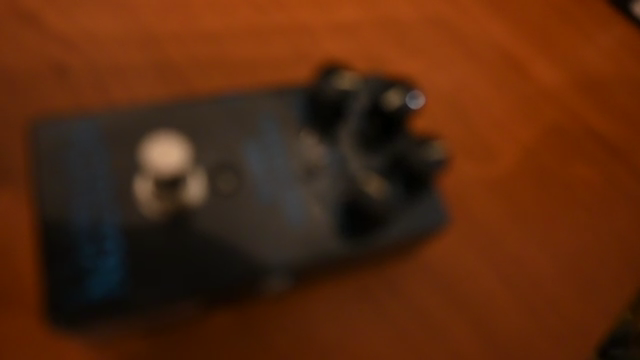
#> input picture frame 17 of tp_2/focus_video.mov, 640 x 360 px
$ jupyter execute tp_2.ipynb
#> lines starting #> are read from the running program, lines starting #| are printed output that depends on the picture
#> further down, frame is the input picture: shape (360, 640, 3); mean B, G, R 14.9, 41, 86.3
## TRABAJO PRÁCTICO 2

### PARTE 1 - Métrica de Image Sharpness Measure for Blurred Images in Frequency Domain

En esta primera parte se busca implementar un algoritmo que calcule la métrica propuesta en Image Sharpness Measure for Blurred Images in Frequency Domain. Para ello, el paper, define la siguiente serie de pasos a realizar:

*Entrada:* Imagen I de tamaño M×N.

*Salida:* Image Quality measure (FM) donde FM significa Frequency Domain Image Blur Measure.
1. Calcular F que es la Transformada de Fourier de la imagen I.
2. Encontrar Fc que se obtiene al hacer el shift de F al origen.
3. Calcular AF = abs (Fc) donde AF es el valor absoluto de Fc.
4. Calcular M = max (AF) donde M es el máximo valor de frecuencia en F.
5. Calcular $T_H$ que es el total de pixeles en F cuyo valor > thres, donde thres = M/1000.
6. Calcular Image Quality measure (FM) a partir de la siguiente:
$$ FM = \frac{T_H}{N\times M}$$

Luego se nos pide, calcular la métrica siguiendo los siguientes 3 experimentos, donde se mostrará una curva y los puntos máximos de enfoque:

1. Medición sobre todo el frame.
2. Medición sobre ROI centrada en el frame (del 5% o 10%).
3. Usar matriz de enfoque de NxM elementos rectangulares equiespaciados.

Para realizar lo pedido, se plantea el siguiente script que se compone de las siguientes funciones principales:

* `calculo_fm(img)`: Función que se encarga del cálculo de la métrica
* `calculo_roi(img, percent)`: Función que calcula el ROI según porcentaje
* `fm_matriz_enfoque(img, n, m)`: Función que calcula la métrica total de las matrices de enfoque NxM

Por otro lado, el algoritmo deberá detectar y devolver los puntos de máximo enfoque de manera automática, como podrán resultar varios, se implementa un umbral del 98% respecto del valor máximo encontrado para obtener aquellos donde resultará máximo.

[cell 1]
import numpy as np
import cv2 as cv
import matplotlib.pyplot as plt
import matplotlib.animation as animation

# Calculo FM de la imagen ingresada (podrá ser frame completo o roi)
def calculo_fm(img):
    # Usos pasos del algoritmo en el paper Image Sharpness Meassure for Blurred Images in Frequency Domain
    height, width = img.shape[:2]
#> height = 360; width = 640
    fft = np.fft.fft(cv.cvtColor(img, cv.COLOR_RGB2GRAY))
    Fc = np.fft.fftshift(fft)
    Af = np.abs(Fc)
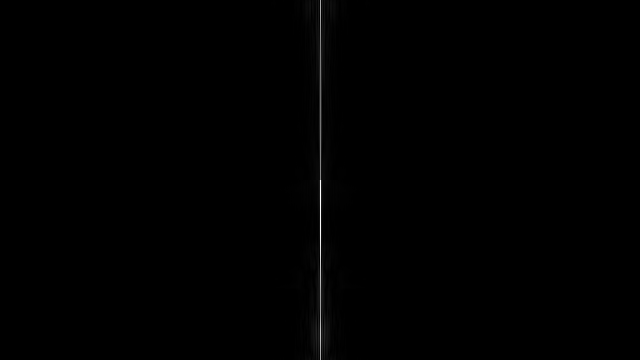
#> Af: shape (360, 640) float64; min 0, max 50109, mean 138.7; drawn with min black and max white
    M = np.max(Af)
#> M = 50109
    Th = np.count_nonzero(Af > M/1000)
#> Th = 32720
    FM = Th/(width*height)
#> FM = 0.142
    return FM

# Calculo ROI con porcentaje variable
def calculo_roi(img, percent):

#> called with percent = 10
    height, width = img.shape[:2]
#> height = 360; width = 640
    center_x = width//2
#> center_x = 320
    center_y = height//2
#> center_y = 180
    roi_width = int(width*np.sqrt(percent/100)) # Con el porcentaje obtengo el ancho
#> roi_width = 202
    roi_height = int(height*np.sqrt(percent/100)) # Con el porcentaje obtengo la altura
#> roi_height = 113
    y_bottom = center_y + roi_height//2
#> y_bottom = 236
    y_top = center_y - roi_height//2
#> y_top = 124
    x_right = center_x + roi_width//2
#> x_right = 421
    x_left = center_x - roi_width//2
#> x_left = 219

    roi = img[y_top:y_bottom, x_left:x_right] # Tomo la ROI de la imagen
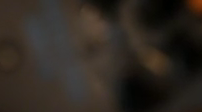
#> roi: shape (112, 202, 3); mean R, G, B 47.1, 40.4, 33.5
    return roi, y_top, y_bottom, x_left, x_right

# Calculo cantidad de matrices de enfoque y posiciones, para luego ver promedio de la métrica, considero un ROI del 50%
def fm_matriz_enfoque(img, n, m):
    # Chequear n y m son impares
    if n % 2 != 0 and m % 2 != 0:
        roi, y_top, y_bottom, x_left, x_right = calculo_roi(img, 50)
        height, width = roi.shape[:2]
        grid_x = width//m
        grid_y = height//n

        total_matrices = 0
        total_matriz_enfoque = 0
        # Hago loop por la grilla y calculo la métrica para cada elemento
        for i in range(0,n,2):
            for j in range(0,m,2):
                y_start = i*grid_y
                y_end = (i+1)*grid_y
                x_start =j*grid_x
                x_end = (j+1)*grid_x
                matriz = roi[y_start:y_end,x_start:x_end]
                total_matriz_enfoque += calculo_fm(matriz)
                total_matrices += 1
                cv.rectangle(img, (x_start+x_left,y_start+y_top), (x_end+x_left,y_end+y_top), (0,255,0),2) # Hago bounding box en cada elemento de la grilla

        return total_matriz_enfoque/total_matrices # Promedio de los resultados de la métrica
    else:
        print("Verificar que N y M sean impares")
        return

# Inicio Video Capture
cap = cv.VideoCapture('focus_video.mov')

# Inicializo resultados
FMs_frame_completo = []
FMs_roi_centro = []
FMs_matriz_enfoque = [[],[],[]]

# Imagenes con futuras bounding boxes
base_images = []
roi_images = []
focus_images = []

# Hagoo loop por Video Capture
while cap.isOpened():
    # Leo un frame
    ret, frame = cap.read()
    # Reviso que exista
    if ret:
        img = cv.cvtColor(frame, cv.COLOR_BGR2RGB)
        base_images.append(img)
        # Hago copias para marcar en la imagen los diferentes métodos utilizados
        img_1 = img.copy()
        img_2 = img.copy()
        img_3 = img.copy()
        img_4 = img.copy()

        # Calculo con Frame Completo
        FMs_frame_completo.append(calculo_fm(img))

        # Calculo con ROI
        roi, y_top, y_bottom, x_left, x_right = calculo_roi(img_1, 10)
#> y_top = 124; y_bottom = 236; x_left = 219; x_right = 421
        FMs_roi_centro.append(calculo_fm(roi)) # el porcentaje va de 0 a 100
        cv.rectangle(img_1, (x_left, y_top), (x_right, y_bottom), (0,255,0), 2)
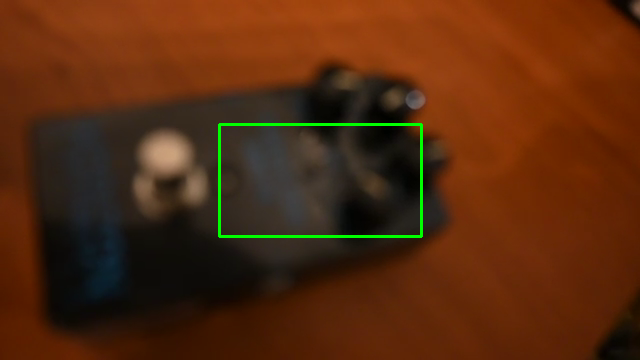
#> img_1: shape (360, 640, 3); mean R, G, B 86, 42.8, 14.7
        roi_images.append(img_1)

        # Calculo con matriz de enfoque, se elige matriz según NxM buscado, deben ser impares
        FMs_matriz_enfoque[0].append(fm_matriz_enfoque(img_2, 5, 5)) # 5x5
#> call 2 of calculo_roi, with percent = 50
#> in calculo_roi (call 2), `roi = img[y_top:y_bottom, x_left:x_right]`:
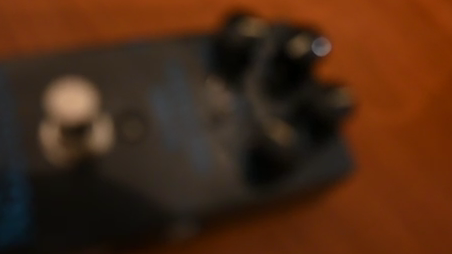
#> roi: shape (254, 452, 3); mean R, G, B 75.1, 41.8, 21.2
#> in fm_matriz_enfoque, `roi, y_top, y_bottom, x_left, x_right = calculo_roi(img, 50)`: y_top = 53; y_bottom = 307; x_left = 94; x_right = 546
#> after the loop in fm_matriz_enfoque, `for i in range(0,n,2):`:
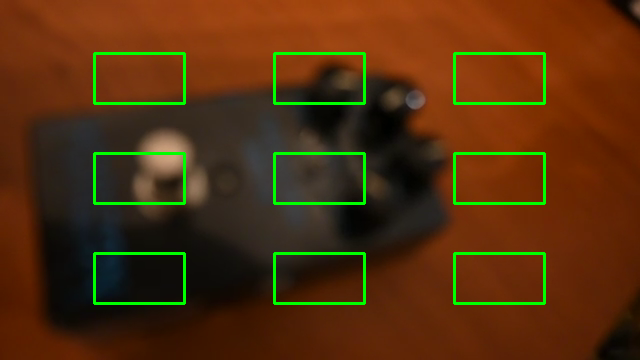
#> img: shape (360, 640, 3); mean R, G, B 83.5, 47.8, 14.2
#> after the loop in fm_matriz_enfoque, `for i in range(0,n,2):`: total_matrices = 9; total_matriz_enfoque = 6.22
        FMs_matriz_enfoque[1].append(fm_matriz_enfoque(img_3, 7, 5)) # 7x5
#> call 2 of fm_matriz_enfoque, with n = 7, m = 5
#> the loop in fm_matriz_enfoque (call 2), `for i in range(0,n,2):` made 4 passes
#> pass 1, in calculo_fm (call 12), `Af = np.abs(Fc)`:
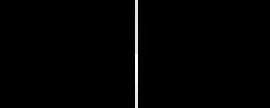
#> Af: shape (36, 90) float64 (shown 3 times larger); min 4.58e-16, max 6829, mean 78.8; drawn with min black and max white
#> after the loop in fm_matriz_enfoque (call 2), `for i in range(0,n,2):`:
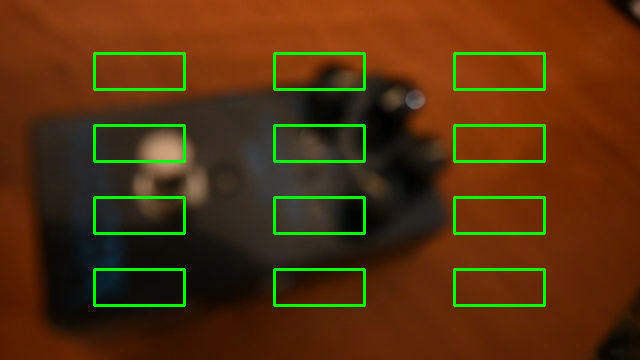
#> img: shape (360, 640, 3); mean R, G, B 83.1, 49.3, 14.1
#> after the loop in fm_matriz_enfoque (call 2), `for i in range(0,n,2):`:
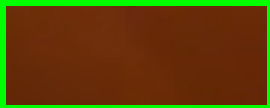
#> matriz: shape (36, 90, 3) (shown 3 times larger); mean R, G, B 92.9, 66.4, 7.7
#> after the loop in fm_matriz_enfoque (call 2), `for i in range(0,n,2):`: total_matrices = 12; total_matriz_enfoque = 8.37
        FMs_matriz_enfoque[2].append(fm_matriz_enfoque(img_4, 11, 11)) # 11x11
#> call 3 of fm_matriz_enfoque, with n = 11, m = 11
#> the loop in fm_matriz_enfoque (call 3), `for i in range(0,n,2):` made 6 passes
#> after the loop in fm_matriz_enfoque (call 3), `for i in range(0,n,2):`:
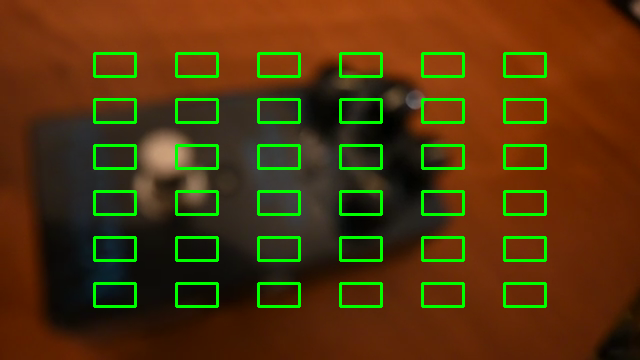
#> img: shape (360, 640, 3); mean R, G, B 81.7, 53.6, 13.7
#> after the loop in fm_matriz_enfoque (call 3), `for i in range(0,n,2):`:
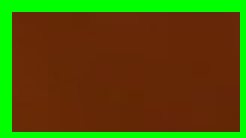
#> matriz: shape (23, 41, 3) (shown 6 times larger); mean R, G, B 82.2, 81.7, 5.9
#> after the loop in fm_matriz_enfoque (call 3), `for i in range(0,n,2):`: total_matrices = 36; total_matriz_enfoque = 30.3
        focus_images.append(img_4)

    else:
        print("Termino de procesar video")
        break

cap.release()
cv.destroyAllWindows()

frames = np.arange(0, len(base_images))

# Organizo los elementos en una lista para ver los máximos
metodos = [np.array(FMs_frame_completo), np.array(FMs_roi_centro), np.array(FMs_matriz_enfoque[0]), np.array(FMs_matriz_enfoque[1]), np.array(FMs_matriz_enfoque[2])]
nombres = ["Frame completo", "ROI 10%", "5x5", "7x5", "11x11"]
frames_max = []
max_fm = []
tolerancia = 0.98

# Calculo de los máximos con umbral
print("Resultados del algoritmo:")
for j in range(len(metodos)):
    umbral_j = np.max(metodos[j])*tolerancia
    mascara_j = metodos[j] >= umbral_j
    frames_max.append(frames[mascara_j])
    max_fm.append(metodos[j][mascara_j])
    print(f"Frames enfocados según {nombres[j]}:", frames_max[j])


# Gráfico comparando las distintas métricas FM
layout = """
AB
AC
AD
"""
fig, ax = plt.subplot_mosaic(layout, figsize=(12,6))
for i in range(len(metodos)):
    # Ploteo métricas según método
    ax["A"].plot(frames, metodos[i], label=nombres[i], c=f"C{i}", zorder=1)
    # Ploteo máximos por algoritmo
    ax["A"].scatter(frames_max[i], max_fm[i], s=10, c=f"C{i}", marker="s", edgecolors='black', label=f"Máx {nombres[i]}", zorder=2)
ax["A"].set_title("Comparación diferentes métodos usando FM")
ax["A"].set_xlabel("Frames")
ax["A"].set_ylabel("FM")
ax["A"].legend(loc="lower right", fontsize=6)

# Muestro resultados
ax["B"].imshow(base_images[FMs_frame_completo.index(max(FMs_frame_completo))])
ax["B"].set_title("Frame completo con máxima métrica")
ax["C"].imshow(roi_images[FMs_roi_centro.index(max(FMs_roi_centro))])
ax["C"].set_title("Roi 10% con máxima métrica")
ax["D"].imshow(focus_images[FMs_matriz_enfoque[2].index(max(FMs_matriz_enfoque[2]))])
ax["D"].set_title("11x11 con máxima métrica")

plt.tight_layout()
#plt.savefig("test.png", dpi=400)
plt.show()

$ run again, starting later in the video
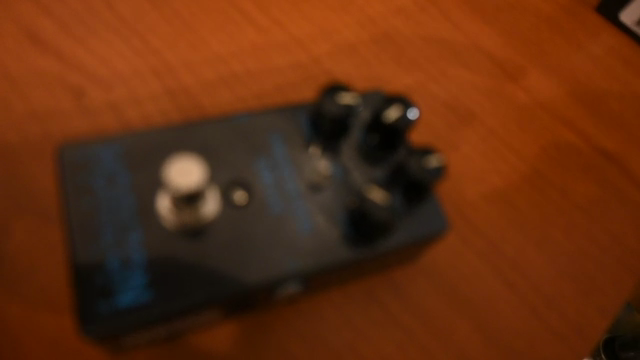
#> input picture frame 136 of tp_2/focus_video.mov, 640 x 360 px
#> frame is the input picture: shape (360, 640, 3); mean B, G, R 16, 46, 98.2
#> M = 54714
#> Th = 43112
#> FM = 0.187
#> `roi, y_top, y_bottom, x_left, x_right = calculo_roi(img_1, 10)`: y_top = 124; y_bottom = 236; x_left = 219; x_right = 421
#> Af: shape (112, 202) float64
#> img_1: shape (360, 640, 3); mean R, G, B 97.8, 47.7, 15.7
#> roi: shape (254, 452, 3)
#> in fm_matriz_enfoque, `roi, y_top, y_bottom, x_left, x_right = calculo_roi(img, 50)`: y_top = 53; y_bottom = 307; x_left = 94; x_right = 546
#> after the loop in fm_matriz_enfoque, `for i in range(0,n,2):`: total_matrices = 9; total_matriz_enfoque = 6.28
#> the loop in fm_matriz_enfoque (call 2), `for i in range(0,n,2):` made 4 passes
#> the loop in fm_matriz_enfoque (call 3), `for i in range(0,n,2):` made 6 passes
#> after the loop in fm_matriz_enfoque (call 3), `for i in range(0,n,2):`:
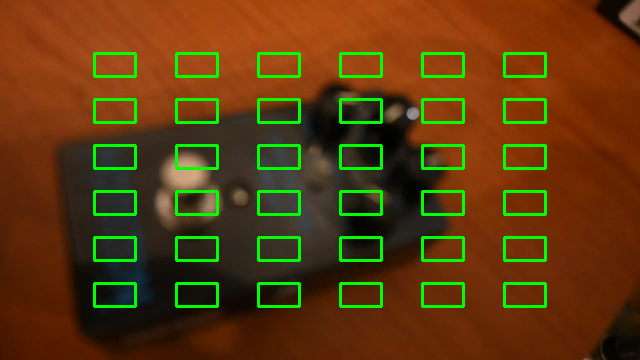
#> img: shape (360, 640, 3); mean R, G, B 92.8, 58.3, 14.6
#> after the loop in fm_matriz_enfoque (call 3), `for i in range(0,n,2):`: total_matrices = 36; total_matriz_enfoque = 30.04
